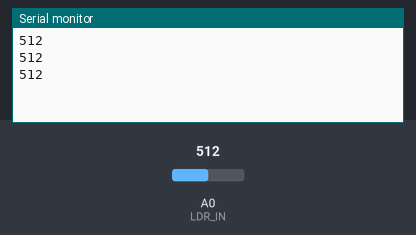
The sketch below on a simulated Arduino Uno, built with avr-gcc and run on an emulated ATmega328P. Shown: the last lines printed to the serial monitor. The inputs (shaded band) are chosen by the test bench; at power-on: A0 (LDR_IN) = 512.

Above: at 1.3 s.
1.4 s: A0 (LDR_IN) set to 716
At 1.9 s:
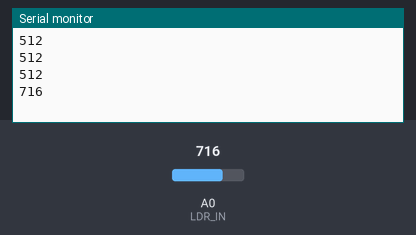
2.9 s: A0 (LDR_IN) set to 900
At 3.4 s:
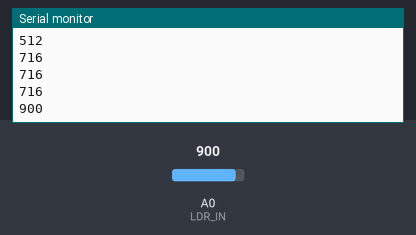
Timing chart, 0 to 5.9 s (numbered marks = the images above; inputs shaded):
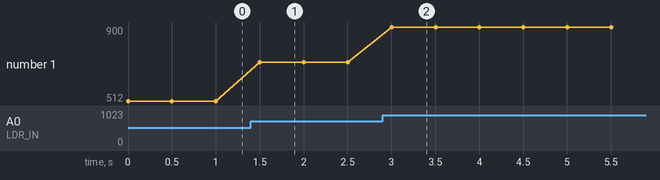

The sketch:

LDR_Serial_Read.ino
```cpp
const int LDR_IN = A0;

void setup() {
  Serial.begin(115200);
}

void loop() {
  int LDR_value = analogRead(LDR_IN);

  Serial.println(LDR_value);

  delay(500);

}
```

Measured:
- after the input at 1.4 s, the serial monitor: prints a new line after 0.10 s (image 1)
- after the input at 2.9 s, the serial monitor: prints a new line after 0.10 s (image 2)
- plotted number 1: 512 → 716 after the input at 1.4 s, 716 → 900 after the input at 2.9 s
